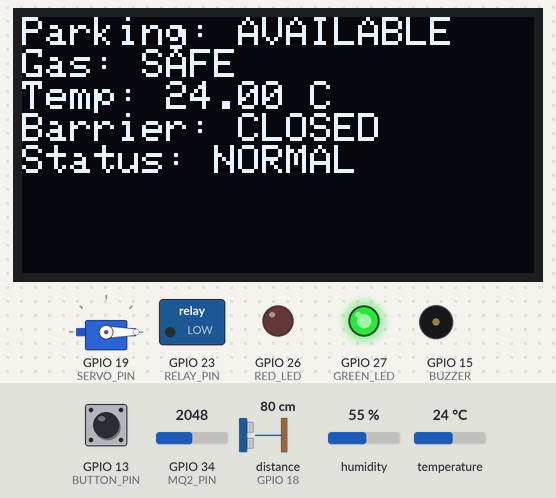
A sketch run on a simulated ESP32. Shown: servo, 128×64 one-colour display, switched loads named in the sketch (green lamp = pin HIGH), output pins drawn as LEDs (lit = HIGH), buzzer (waves = sounding). Wiring (from diagram.json): ultrasonic range finder: trigger GPIO 5; echo GPIO 18. The test bench sets the inputs (shaded band); at power-on: distance to the obstacle (sensor on GPIO 18) 80 cm, temperature 24 °C, GPIO 34 (MQ2_PIN) = 2048, GPIO 13 (BUTTON_PIN) HIGH, humidity 55 %. The echo pulse lasts 58.3 µs per cm; pins used as bus, display or sensor lines are not drawn; what the sketch prints to the serial monitor is not drawn.

Above: at 1.2 s.
1.3 s: distance to the obstacle (sensor on GPIO 18) set to 12 cm
2.8 s: distance to the obstacle (sensor on GPIO 18) set to 9 cm
At 3.5 s:
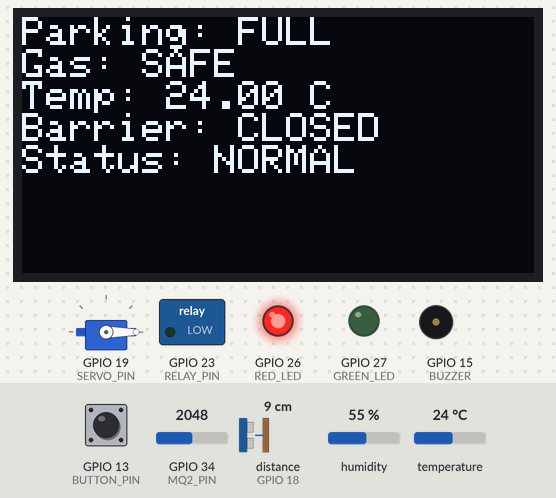
4.7 s: temperature set to 34.5 °C
At 7.4 s:
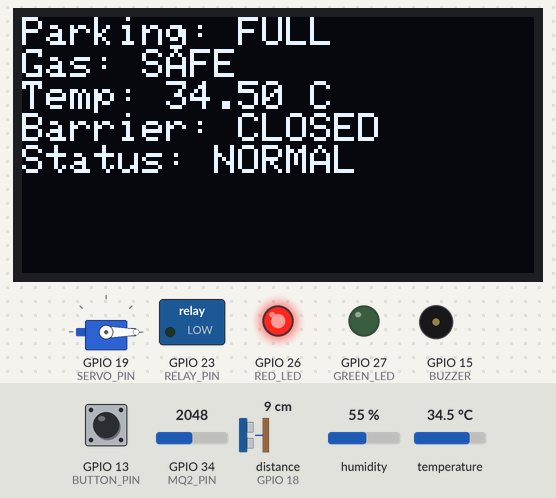
7.9 s: temperature set to 35.7 °C
At 9.5 s:
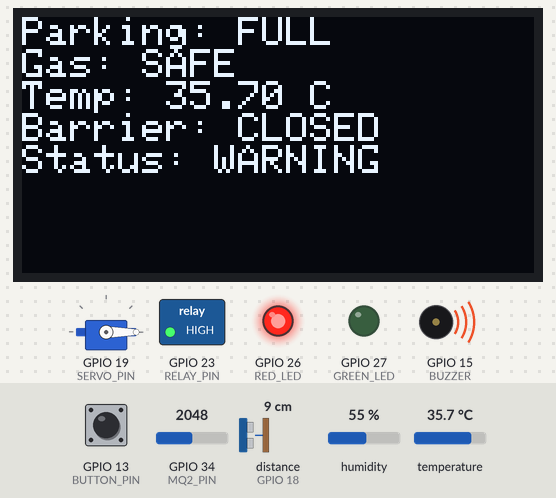
10.0 s: GPIO 34 (MQ2_PIN) set to 2454
11.5 s: GPIO 34 (MQ2_PIN) set to 2572
At 13.1 s:
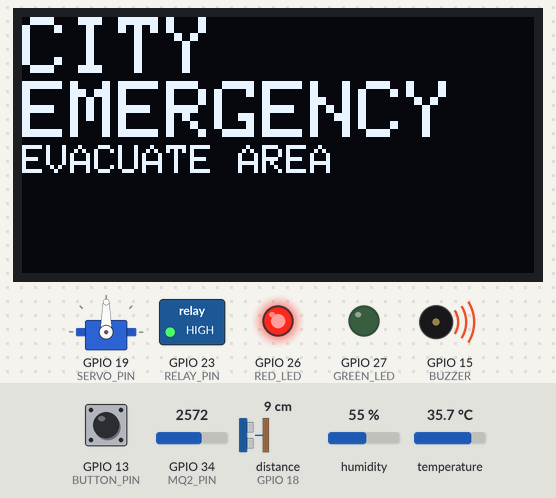
Timing chart, 0 to 14.2 s (numbered marks = the images above; inputs shaded):
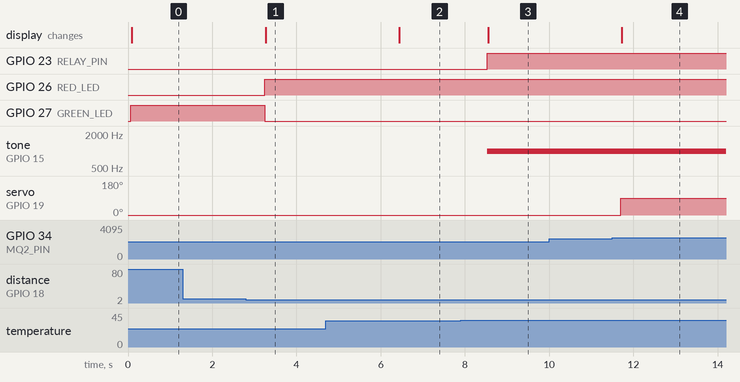

Measured:
- the behaviour switches between 11 and 10 cm on distance to the obstacle (sensor on GPIO 18) (found by bisection; images 0 and 1)
- the behaviour switches between 35 and 35.1 °C on temperature (found by bisection; images 2 and 3)
- the behaviour switches between 2500 and 2501 on GPIO 34 (MQ2_PIN) (found by bisection; images 3 and 4)
- after the input at 1.3 s, every drawn part: stays the same
- after the input at 2.8 s, GPIO 26 (RED_LED): LOW → HIGH after 0.44 s; GPIO 27 (GREEN_LED): HIGH → LOW after 0.44 s; the display: changes after 0.47 s (image 1)
- after the input at 4.7 s, the display: changes after 1.7 s (image 2)
- after the input at 7.9 s, GPIO 23 (RELAY_PIN): LOW → HIGH after 0.63 s; tone on GPIO 15 (BUZZER): silent → 1000 Hz after 0.63 s; the display: changes after 0.65 s (image 3)
- after the input at 10.0 s, every drawn part: stays the same
- after the input at 11.5 s, servo on GPIO 19 (SERVO_PIN): 0° → 90° after 0.19 s; the display: changes after 0.22 s (image 4)

The sketch:

sketch.ino
```cpp
#include <Wire.h>
#include <Adafruit_GFX.h>
#include <Adafruit_SSD1306.h>
#include <DHT.h>
#include <ESP32Servo.h>

// OLED
#define SCREEN_WIDTH 128
#define SCREEN_HEIGHT 64
Adafruit_SSD1306 display(SCREEN_WIDTH, SCREEN_HEIGHT, &Wire, -1);

// DHT22
#define DHTPIN 4
#define DHTTYPE DHT22
DHT dht(DHTPIN, DHTTYPE);

// HC-SR04
#define TRIG_PIN 5
#define ECHO_PIN 18

// MQ2
#define MQ2_PIN 34
#define GAS_THRESHOLD 2500

// LEDs
#define RED_LED 26
#define GREEN_LED 27

// Buzzer
#define BUZZER 15

// Push Button
#define BUTTON_PIN 13

// Servo
#define SERVO_PIN 19
Servo barrierServo;

// Relay
#define RELAY_PIN 23

float getDistance() {
  digitalWrite(TRIG_PIN, LOW);
  delayMicroseconds(2);

  digitalWrite(TRIG_PIN, HIGH);
  delayMicroseconds(10);

  digitalWrite(TRIG_PIN, LOW);

  long duration = pulseIn(ECHO_PIN, HIGH, 30000);

  if (duration == 0) return 999;

  return duration * 0.034 / 2.0;
}

void buzzerOn() {
  tone(BUZZER, 1000);
}

void buzzerOff() {
  noTone(BUZZER);
}

void setup() {

  Serial.begin(115200);

  pinMode(TRIG_PIN, OUTPUT);
  pinMode(ECHO_PIN, INPUT);

  pinMode(RED_LED, OUTPUT);
  pinMode(GREEN_LED, OUTPUT);

  pinMode(BUZZER, OUTPUT);

  pinMode(BUTTON_PIN, INPUT_PULLUP);

  pinMode(RELAY_PIN, OUTPUT);

  dht.begin();

  barrierServo.attach(SERVO_PIN);
  barrierServo.write(0);

  Wire.begin(21, 22);

  if (!display.begin(SSD1306_SWITCHCAPVCC, 0x3C)) {
    Serial.println("OLED Failed");
    while (1);
  }

  display.clearDisplay();
  display.display();
}

void loop() {

  float distance = getDistance();
  int gasValue = analogRead(MQ2_PIN);
  float temperature = dht.readTemperature();

  bool parkingFull = distance < 10;
  bool pollutionAlert = gasValue > GAS_THRESHOLD;
  bool fireAlert = temperature > 35;
  bool emergencyButton = digitalRead(BUTTON_PIN) == LOW;
  bool cityEmergency = pollutionAlert && fireAlert;

  // -------------------------
  // PARKING LEDs
  // -------------------------
 // LEDs

if (cityEmergency) {

  digitalWrite(RED_LED, HIGH);
  digitalWrite(GREEN_LED, LOW);

}
else if (parkingFull) {

  digitalWrite(RED_LED, HIGH);
  digitalWrite(GREEN_LED, LOW);

}
else {

  digitalWrite(RED_LED, LOW);
  digitalWrite(GREEN_LED, HIGH);

}

  // -------------------------
  // RELAY
  // -------------------------
  digitalWrite(RELAY_PIN, fireAlert ? HIGH : LOW);

  // -------------------------
  // SERVO
  // -------------------------
  if (emergencyButton || cityEmergency) {
    barrierServo.write(90);
  } else {
    barrierServo.write(0);
  }

  // -------------------------
  // BUZZER
  // -------------------------
  if (pollutionAlert || fireAlert || emergencyButton) {
    buzzerOn();
  } else {
    buzzerOff();
  }

  // -------------------------
  // OLED DISPLAY
  // -------------------------
  display.clearDisplay();
  display.setTextSize(1);
  display.setTextColor(SSD1306_WHITE);

  if (cityEmergency) {

    display.setTextSize(2);
    display.setCursor(0, 0);
    display.println("CITY");

    display.println("EMERGENCY");

    display.setTextSize(1);
    display.println("EVACUATE AREA");
  }
  else {

    display.setCursor(0, 0);

    display.print("Parking: ");
    display.println(parkingFull ? "FULL" : "AVAILABLE");

    display.print("Gas: ");
    display.println(pollutionAlert ? "ALERT" : "SAFE");

    display.print("Temp: ");
    display.print(temperature);
    display.println(" C");

    display.print("Barrier: ");
    display.println((emergencyButton || cityEmergency) ? "OPEN" : "CLOSED");

    display.print("Status: ");

    if (emergencyButton) {
      display.println("EMERGENCY");
    }
    else if (pollutionAlert || fireAlert) {
      display.println("WARNING");
    }
    else {
      display.println("NORMAL");
    }
  }

  display.display();

  // Serial Monitor
  Serial.print("Distance: ");
  Serial.print(distance);

  Serial.print(" | Gas: ");
  Serial.print(gasValue);

  Serial.print(" | Temp: ");
  Serial.println(temperature);

  delay(500);
}
```
